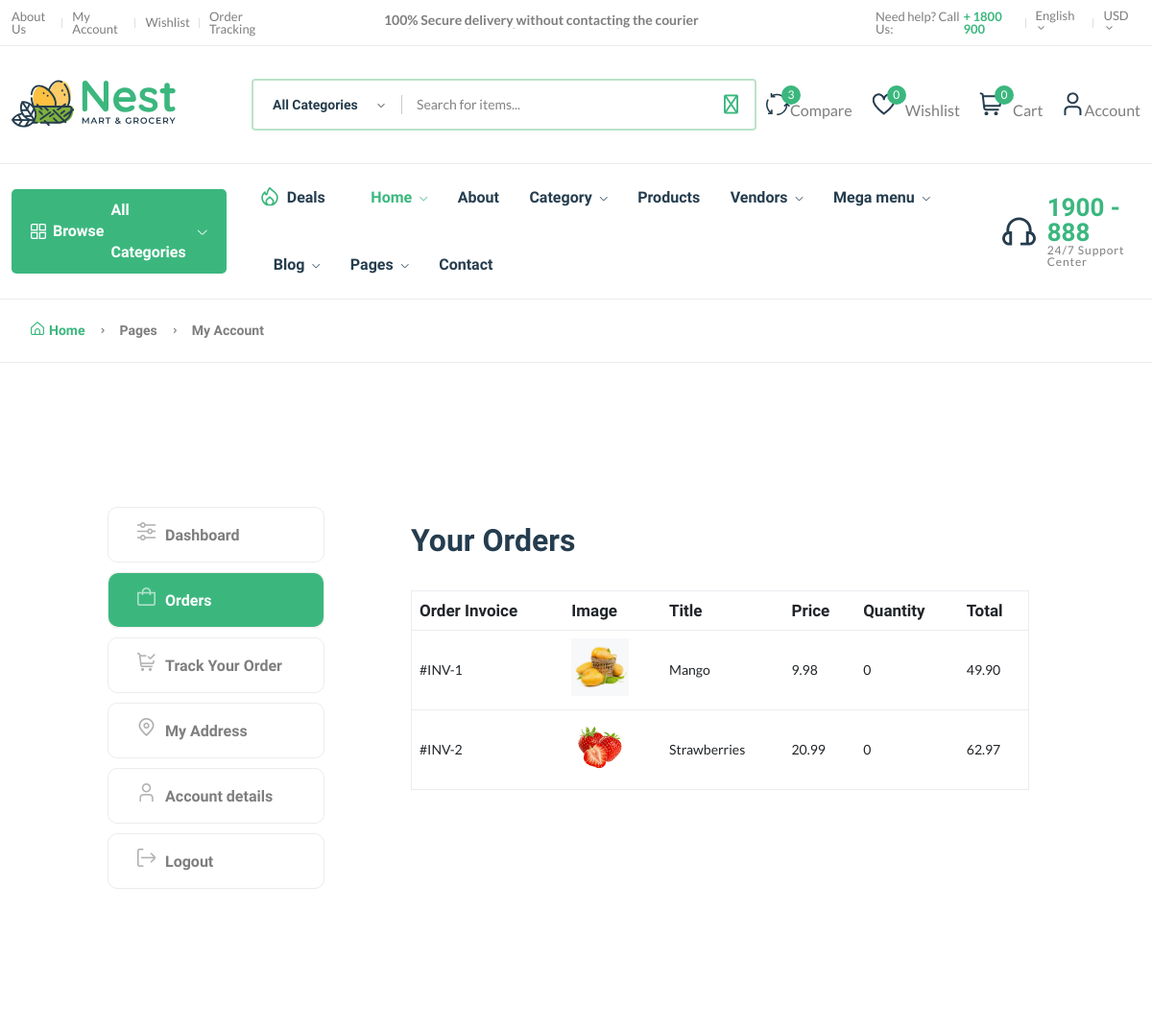
/dashboard/order/1 (signed in, upper part), run on an earlier commit of the app's database.
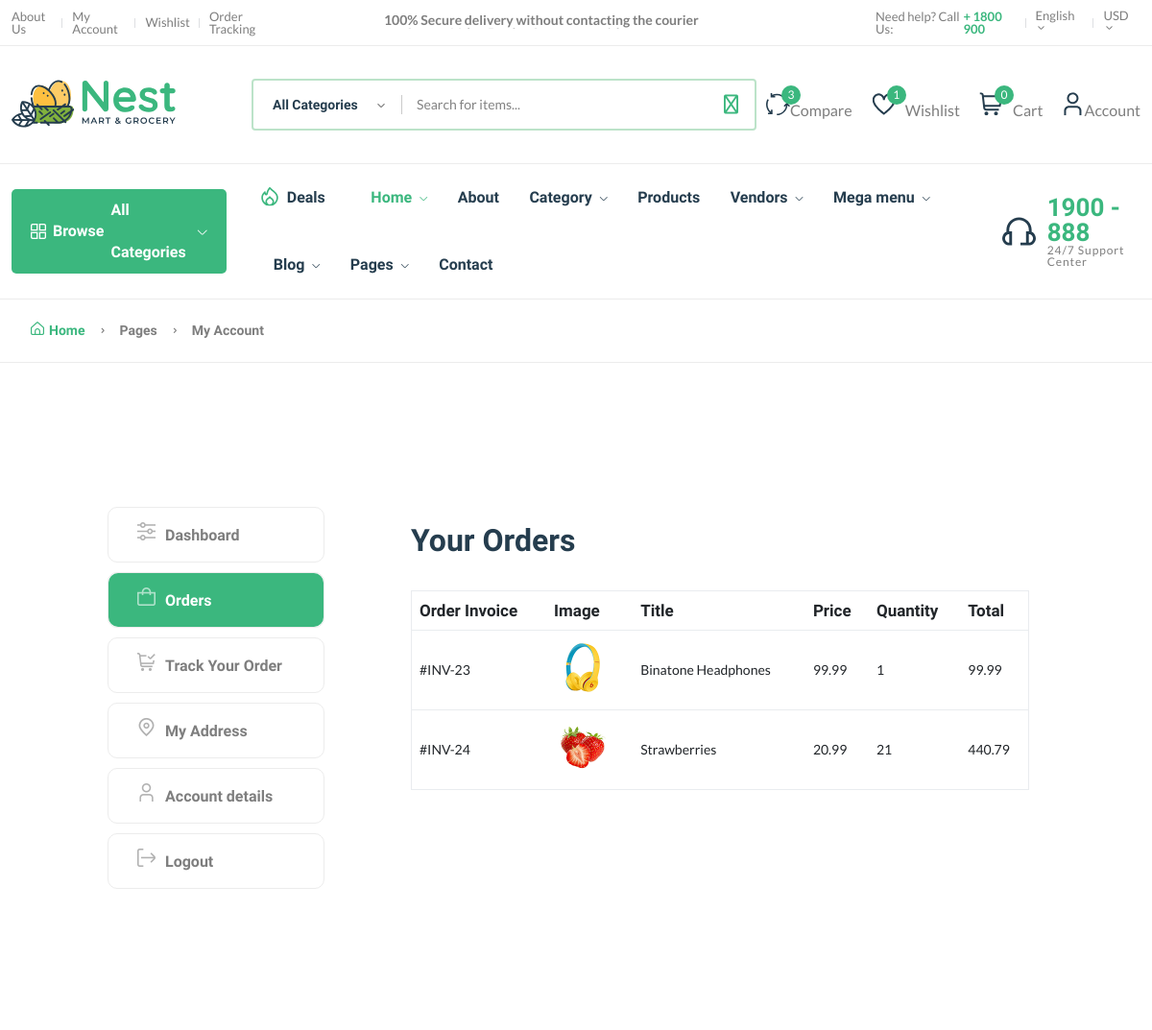
And on a later commit of the database.
### core/models.py (models this page shows, shortened)
class CartOrderItems(models.Model):
    order = models.ForeignKey(CartOrder, on_delete=models.CASCADE)
    invoice_no = models.CharField(max_length=200)
    product_status = models.CharField(max_length=200)
    item = models.CharField(max_length=200)
    image = models.CharField(max_length=200)
    qty = models.IntegerField(default=0)
    price = models.DecimalField(max_digits=12, decimal_places=2, default="89.99")
    total = models.DecimalField(max_digits=12, decimal_places=2, default="0")
    class Meta:
        verbose_name_plural = "Cart Order Items"

### core/views.py (the view)
# urls.py: path('dashboard/order/<int:id>', order_detail, name="order-detail"),
def order_detail(request, id):
    order = CartOrder.objects.get(user=request.user, id=id)
    order_items = CartOrderItems.objects.filter(order=order)
    context = {
        'order_items': order_items,
    }
    return render(request, 'core/order-detail.html', context)

### templates/core/order-detail.html (shortened to what this page needs)
{% extends "partials/base.html" %}
{% load static %}
{% block content %}
    <main class="main pages">
        <div class="page-header breadcrumb-wrap">
            <div class="container">
                <div class="breadcrumb">
                    <a href="index.html" rel="nofollow"><i class="fi-rs-home mr-5"></i>Home</a>
                    <span></span> Pages <span></span> My Account
                </div>
            </div>
        </div>
        <div class="page-content pt-150 pb-150">
            <div class="container">
                <div class="row">
                    <div class="col-lg-10 m-auto">
                        <div class="row">
                            <div class="col-md-3">
                                <div class="dashboard-menu">
                                    <ul class="nav flex-column" role="tablist">
                                        <li class="nav-item">
                                            <a class="nav-link" id="dashboard-tab" data-bs-toggle="tab" href="{% url "core:dashboard" %}" role="tab" aria-controls="dashboard" aria-selected="false"><i class="fi-rs-settings-sliders mr-10"></i>Dashboard</a>
                                        </li>
                                        <li class="nav-item">
                                            <a class="nav-link active" id="orders-tab" data-bs-toggle="tab" href="#orders" role="tab" aria-controls="orders" aria-selected="false"><i class="fi-rs-shopping-bag mr-10"></i>Orders</a>
                                        </li>
                                        <li class="nav-item">
                                            <a class="nav-link" id="track-orders-tab" data-bs-toggle="tab" href="#track-orders" role="tab" aria-controls="track-orders" aria-selected="false"><i class="fi-rs-shopping-cart-check mr-10"></i>Track Your Order</a>
                                        </li>
                                        <li class="nav-item">
                                            <a class="nav-link" id="address-tab" data-bs-toggle="tab" href="#address" role="tab" aria-controls="address" aria-selected="true"><i class="fi-rs-marker mr-10"></i>My Address</a>
                                        </li>
                                        <li class="nav-item">
                                            <a class="nav-link" id="account-detail-tab" data-bs-toggle="tab" href="#account-detail" role="tab" aria-controls="account-detail" aria-selected="true"><i class="fi-rs-user mr-10"></i>Account details</a>
                                        </li>
                                        <li class="nav-item">
                                            <a class="nav-link" href="{% url "userauths:sign-out" %}"><i class="fi-rs-sign-out mr-10"></i>Logout</a>
                                        </li>
                                    </ul>
                                </div>
                            </div>
                            <div class="col-md-9">
                                <div class="tab-content account dashboard-content pl-50">
                                    <div class="tab-pane fade active show" id="orders" role="tabpanel" aria-labelledby="orders-tab">
                                        <div class="card">
                                            <div class="card-header">
                                                <h3 class="mb-0">Your Orders</h3>
                                            </div>
                                            <div class="card-body">
                                                <div class="table-responsive">
                                                    <table class="table">
                                                        <thead>
                                                            <tr>
                                                                <th>Order Invoice</th>
                                                                <th>Image</th>
                                                                <th>Title</th>
                                                                <th>Price</th>
                                                                <th>Quantity</th>
                                                                <th>Total</th>
                                                            </tr>
                                                        </thead>
                                                        <tbody>
                                                            {% for o in order_items %}
                                                            <tr>
                                                                <td>#INV-{{o.id}}</td>
                                                                <td>
                                                                    <p>
                                                                        <img style="width: 60px; height: 60px; object-fit: cover;" src="{{o.image}}" alt="">
                                                                    </p>
                                                                </td>
                                                                <td>{{o.item}}</td>
                                                                <td>{{o.price}}</td>
                                                                <td>{{o.qty}}</td>
                                                                <td>{{o.total}}</td>
                                                            </tr>
                                                            {% endfor %}
                                                        </tbody>
                                                    </table>
                                                </div>
                                            </div>
                                        </div>
                                    </div>
                                </div>
                            </div>
                        </div>
                    </div>
                </div>
            </div>
        </div>
    </main>
</body>
</html>
{% endblock content %}

### templates/partials/base.html (shortened to what this page needs)
{% load static %}
<!DOCTYPE html>
<html class="no-js" lang="en">
<head>
    <link rel="stylesheet" href=" {% static 'assets/css/plugins/slider-range.css' %} " />
    <link rel="stylesheet" href="{% static "assets/css/main.css" %}" />
    <link rel="stylesheet" href="https://cdnjs.cloudflare.com/ajax/libs/font-awesome/6.5.2/css/all.min.css" />
</head>
<body>
    <header class="header-area header-style-1 header-height-2">
        <div class="header-top header-top-ptb-1 d-none d-lg-block">
            <div class="container">
                <div class="row align-items-center">
                    <div class="col-xl-3 col-lg-4">
                        <div class="header-info">
                            <ul>
                                <li><a href="page-about.htlm">About Us</a></li>
                                <li><a href="{% url "core:dashboard" %}">My Account</a></li>
                                <li><a href="{% url "core:wishlist" %}">Wishlist</a></li>
                                <li><a href="shop-order.html">Order Tracking</a></li>
                            </ul>
                        </div>
                    </div>
                    <div class="col-xl-6 col-lg-4">
                        <div class="text-center">
                            <div id="news-flash" class="d-inline-block">
                                <ul>
                                    <li>100% Secure delivery without contacting the courier</li>
                                </ul>
                            </div>
                        </div>
                    </div>
                    <div class="col-xl-3 col-lg-4">
                        <div class="header-info header-info-right">
                            <ul>
                                <li>Need help? Call Us: <strong class="text-brand"> + 1800 900</strong></li>
                                <li>
                                    <a class="language-dropdown-active" href="#">English <i class="fi-rs-angle-small-down"></i></a>
                                </li>
                                <li>
                                    <a class="language-dropdown-active" href="#">USD <i class="fi-rs-angle-small-down"></i></a>
                                </li>
                            </ul>
                        </div>
                    </div>
                </div>
            </div>
        </div>
        <div class="header-middle header-middle-ptb-1 d-none d-lg-block">
            <div class="container">
                <div class="header-wrap">
                    <div class="logo logo-width-1">
                        <a href="index.html"><img src="{% static 'assets/imgs/theme/logo.svg' %}" alt="logo" /></a>
                    </div>
                    <div class="header-right">
                        <div class="search-style-2">
                            <form action="{% url 'core:search' %}" method="GET">
                                <input type="text" name="q" placeholder="Search for items..." />
                                <button class="fas fa-search" type="submit"></button>
                            </form>
                        </div>
                        <div class="header-action-right">
                            <div class="header-action-2">
                                <div class="header-action-icon-2">
                                    <a href="shop-compare.html">
                                        <img class="svgInject" alt="Nest" src="{% static 'assets/imgs/theme/icons/icon-compare.svg' %}" />
                                        <span class="pro-count blue">3</span>
                                    </a>
                                    <a href="shop-compare.html"><span class="lable ml-0">Compare</span></a>
                                </div>
                                <div class="header-action-icon-2">
                                    <a href="{% url "core:wishlist" %}">
                                        <img class="svgInject" alt="Nest" src="{% static 'assets/imgs/theme/icons/icon-heart.svg' %}" />
                                        <span class="pro-count blue">{{ wishlist.count }}</span>
                                    </a>
                                    <a href="{% url "core:wishlist" %}"><span class="lable">Wishlist</span></a>
                                </div>
                                <div class="header-action-icon-2">
                                    <a class="mini-cart-icon" href="{% url 'core:cart' %}">
                                        <img alt="Nest" src="{% static 'assets/imgs/theme/icons/icon-cart.svg' %}" />
                                        <span class="pro-count blue cart-items-count">{{ request.session.cart_data_obj|length }}</span>
                                    </a>
                                    <a href="shop-cart.html"><span class="lable">Cart</span></a>
                                </div>
                                <div class="header-action-icon-2">
                                    <a href="page-account.html">
                                        <img class="svgInject" alt="Nest" src="{% static 'assets/imgs/theme/icons/icon-user.svg' %}" />
                                    </a>
                                    <a href="page-account.html"><span class="lable ml-0">Account</span></a>
                                </div>
                            </div>
                        </div>
                    </div>
                </div>
            </div>
        </div>
        <div class="header-bottom header-bottom-bg-color sticky-bar">
            <div class="container">
                <div class="header-wrap header-space-between position-relative">
                    <div class="header-nav d-none d-lg-flex">
                        <div class="main-categori-wrap d-none d-lg-block">
                            <a class="categories-button-active" href="#">
                                <span class="fi-rs-apps"></span> <span class="et">Browse</span> All Categories
                                <i class="fi-rs-angle-down"></i>
                            </a>
                        </div>
                        <div class="main-menu main-menu-padding-1 main-menu-lh-2 d-none d-lg-block font-heading">
                            <nav>
                                <ul>
                                    <li class="hot-deals"><img src="{% static 'assets/imgs/theme/icons/icon-hot.svg' %}" alt="hot deals" /><a href="shop-grid-right.html">Deals</a></li>
                                    <li>
                                        <a class="active" href="{% url "core:index" %}">Home <i class="fi-rs-angle-down"></i></a>
                                    </li>
                                    <li>
                                        <a href="page-about.html">About</a>
                                    </li>
                                    <li>
                                        <a href="shop-grid-right.html">Category <i class="fi-rs-angle-down"></i></a>
                                    </li>
                                    <li>
                                        <a href="{% url 'core:product-list' %}">Products</a>
                                    </li>
                                    <li>
                                        <a href="#">Vendors <i class="fi-rs-angle-down"></i></a>
                                    </li>
                                    <li class="position-static">
                                        <a href="#">Mega menu <i class="fi-rs-angle-down"></i></a>
                                    </li>
                                    <li>
                                        <a href="blog-category-grid.html">Blog <i class="fi-rs-angle-down"></i></a>
                                    </li>
                                    <li>
                                        <a href="#">Pages <i class="fi-rs-angle-down"></i></a>
                                    </li>
                                    <li>
                                        <a href="page-contact.html">Contact</a>
                                    </li>
                                </ul>
                            </nav>
                        </div>
                    </div>
                    <div class="hotline d-none d-lg-flex">
                        <img src="{% static 'assets/imgs/theme/icons/icon-headphone.svg' %}" alt="hotline" />
                        <p>1900 - 888<span>24/7 Support Center</span></p>
                    </div>
                </div>
            </div>
        </div>
    </header>
    {% block content %}
    {% endblock content %}
        </body>
        </html>

What changed in the data, as far as the page shows it:
removed CartOrderItems: id "1", image (picture), item "Mango", price "9.98", qty "0", total "49.90"
removed CartOrderItems: id "2", image (picture), item "Strawberries", price "20.99", qty "0", total "62.97"
added CartOrderItems: id "23", image (picture), item "Binatone Headphones", price "99.99", qty "1", total "99.99"
added CartOrderItems: id "24", image (picture), item "Strawberries", price "20.99", qty "21", total "440.79"
Also different on the page:
{{ wishlist.count }}: "0" → "1"
